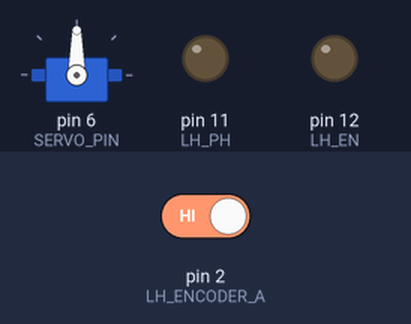
The sketch below on a simulated Arduino Uno, built with avr-gcc and run on an emulated ATmega328P. On the bench: servo, output pins drawn as LEDs (lit = HIGH). The inputs (shaded band) are chosen by the test bench; at power-on: pin 2 (LH_ENCODER_A) HIGH. What the sketch prints to the serial monitor is not drawn.

Above: at 6.5 s.
At 16.5 s:
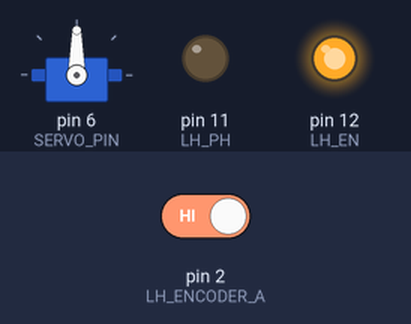
Timing chart, 0 to 26.0 s (numbered marks = the images above):
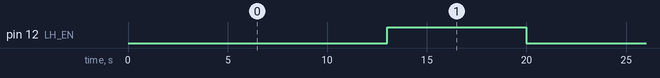

Measured:
- by itself, pin 12 (LH_EN): alternates HIGH for 7.0 s and LOW for 13.0 s

The sketch:

motor_encoder.ino
```cpp
#include <AltSoftSerial.h>
#include <ServoTimer2.h>
#define LH_ENCODER_A 2
#define LH_EN 12
#define LH_PH 11
#define SERVO_PIN 6


int toggle = 0;
int pwmVal = 0;
int shaftSpeed = 0;
int encoderTicks = 0;
AltSoftSerial controllerSerial;
ServoTimer2 steerServo;

void setup() {
  Serial.begin(9600);
  pinMode(LH_EN, OUTPUT);
  pinMode(LH_PH, OUTPUT);
  pinMode(LH_ENCODER_A, INPUT);
  attachInterrupt(digitalPinToInterrupt(LH_ENCODER_A), onEncoderTick, RISING);
  controllerSerial.begin(9600);
  steerServo.attach(SERVO_PIN);
}

void loop() {
  shaftSpeed = ((encoderTicks/(4))*60)/75; // reading only one out of 4 transitions - 4cpr.
  encoderTicks = 0;
  Serial.println(shaftSpeed);
  analogWrite(LH_EN,pwmVal);
  digitalWrite(LH_PH,toggle);
  pwmVal += 10;
  pwmVal = pwmVal%200;
  delay(1000);
}

void onEncoderTick() {
  encoderTicks++;
}
```
